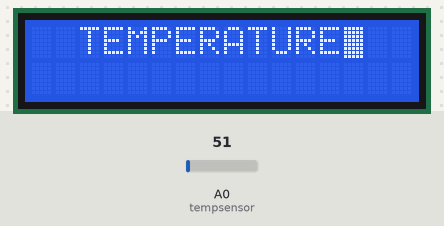
A sketch run on a simulated Arduino Uno, built with avr-gcc and run on an emulated ATmega328P. Parts: 16×2 character LCD. The test bench sets the inputs (shaded band); at power-on: A0 (tempsensor) = 51. What the sketch prints to the serial monitor is not drawn.

Above: at 1.2 s.
1.3 s: A0 (tempsensor) set to 61
At 6.2 s:
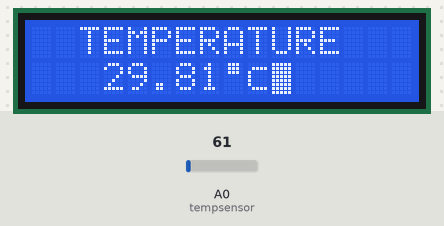
9.1 s: A0 (tempsensor) set to 71
At 11.9 s:
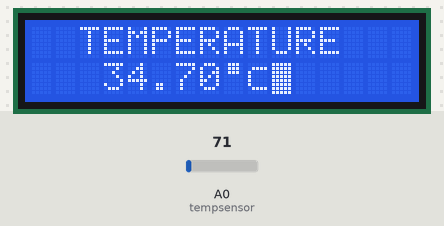
14.6 s: A0 (tempsensor) set to 86
At 17.5 s:
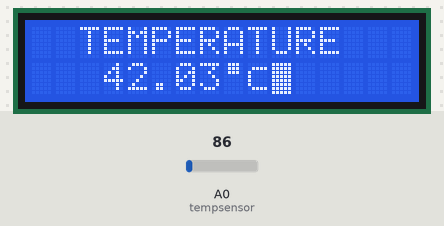
Timing chart, 0 to 19.0 s (numbered marks = the images above; inputs shaded):
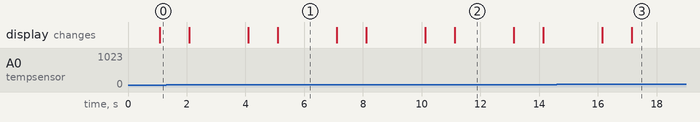

The sketch:

sketch_jul13a.ino
```cpp
#include <SoftwareSerial.h>
#include <LiquidCrystal.h>

LiquidCrystal lcd = LiquidCrystal(2, 3, 7, 6, 5, 4); //creating a object name lcd
int tempsensor = A0;

byte degree[8] = {
 B01110,
  B01110,
  B01110,
  B00000,
  B00000,
  B00000,
  B00000,
  B00000
};

byte celsius[8] = {
  B00000,
  B01111,
  B10000,
  B10000,
  B10000,
  B10000,
  B01111,
  B00000
};

void setup() {
  // put your setup code here, to run once:
  lcd.begin(16, 2);
  Serial.begin(9600);

  lcd.createChar(1, degree);
  lcd.createChar(2, celsius);
}

void loop() {
  // put your main code here, to run repeatedly:

  int a = analogRead(tempsensor); //a stores digital number
  float volt = a * (0.004887586);
  Serial.print("Digital number :\t");
  Serial.println(a);

  Serial.print("Input voltage : \t");
  Serial.print(volt, 6);
  Serial.println();

  float temp = volt / 0.01;
  Serial.print("Input Temperature : \t");
  Serial.print(temp);
  Serial.println();
  delay(1000);

  lcd.blink();
  lcd.setCursor(2, 0);
  lcd.write("TEMPERATURE");
  delay(1000);

  lcd.setCursor(3, 1);
  lcd.print(temp);

  lcd.setCursor(8, 1);
  lcd.write(byte(1));

  lcd.setCursor(9, 1);
  lcd.write(byte(2));
  delay(1000);
}
```

Measured:
- after the input at 9.1 s, the display: first differs from a run without the input after 2.0 s (image 2)
- after the input at 14.6 s, the display: first differs from a run without the input after 2.6 s (image 3)
- what the display in image 1 shows lasts 2.0 s, from 5.1 s to 7.1 s
